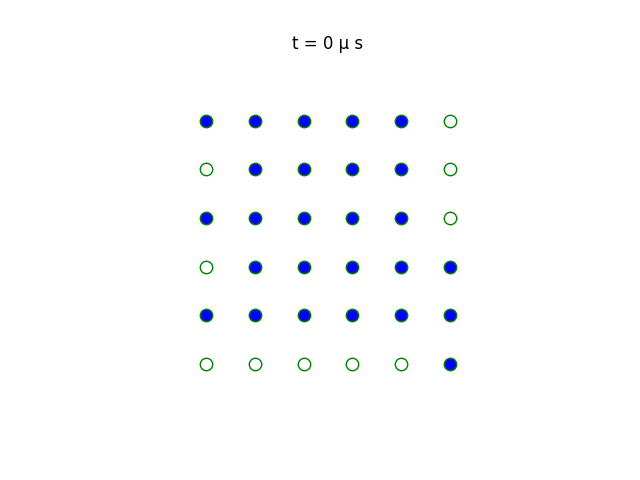
#> input picture figs/frames/frame0.png, 640 x 480 px
$ python -i extraction.py   (imports and definitions only)   (older library calls are emulated)
#> lines starting #> are read from the running program, lines starting #| are printed output that depends on the picture; after the words box and inside, x2 and y2 are one past the last pixel; in counts of white or black regions, pixels touching at a corner belong together
#> further down, picture is the input picture: shape (480, 640, 3); mean B, G, R 253.2, 252, 251.2
from __future__ import annotations

import os
from typing import Optional, Tuple

import matplotlib.pyplot as plt
import numpy as np
import seaborn as sns
from matplotlib.patches import Polygon
from PIL import Image
from sklearn.cluster import KMeans

from .geometry import rotate_points_ccw

try:
    import cv2  # type: ignore
except Exception:  # pragma: no cover - optional dependency
    cv2 = None


def _wrap_angle_deg(angle_deg: float) -> float:
    """Wrap arbitrary angle to [-90, 90)."""
    return ((angle_deg + 90.0) % 180.0) - 90.0


# [519 lines left out: functions _pca_axis_angle, fit_grid_and_assign, rotate_image, estimate_grid_rotation_pca, estimate_grid_rotation_vectorize, estimate_grid_rotation_diff_pca and 3 more, not called in this run]


def estimate_grid_rotation_fourier_img(img: np.ndarray, plot: bool = False) -> float:
#> called with plot = False
    if img.ndim == 3:
        img = cv2.cvtColor(img, cv2.COLOR_BGR2GRAY)
    img = img.astype(np.float32)
    h, w = img.shape
#> h = 480; w = 640
    window = np.outer(np.hanning(h), np.hanning(w))
    img_win = img * window
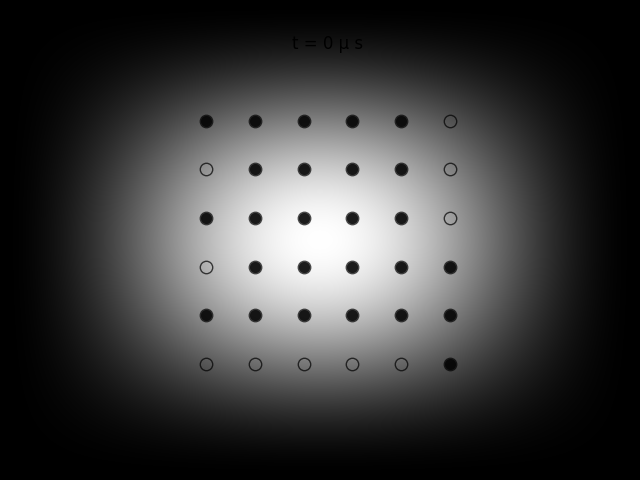
#> img_win: shape (480, 640) float64; min 0, max 255, mean 61.5
    F = np.abs(np.fft.fftshift(np.fft.fft2(img_win)))
    F = np.log1p(F)
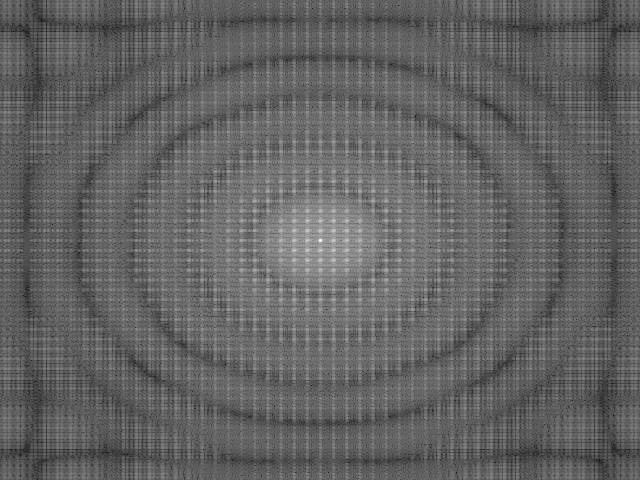
#> F: shape (480, 640) float64; min 0.195, max 16.75, mean 6.63; drawn with min black and max white
    cy, cx = np.array(F.shape) // 2
#> cy = 240; cx = 320
    F[cy - 10 : cy + 11, cx - 10 : cx + 11] = 0
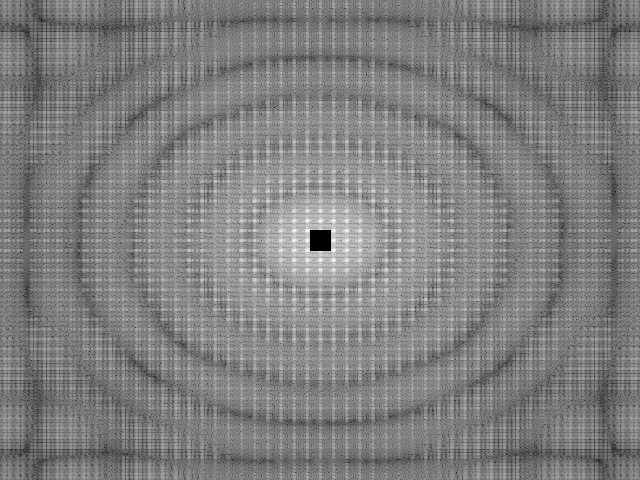
#> F: shape (480, 640) float64; 0.14% of pixels changed, all inside (x1, y1, x2, y2) = (310, 230, 331, 251); drawn with min black and max white
    Y, X = np.indices(F.shape)
    angles = np.arctan2(Y - cy, X - cx)
    mags = F.ravel()
    angs = angles.ravel()
    bins = np.linspace(-np.pi / 2, np.pi / 2, 720)
    hist, _ = np.histogram(angs, bins=bins, weights=mags)
#> hist = 719 values, max 2561.1 at index 359, min 755.7 at index 105, mean 1414.1
    angle_idx = np.argmax(hist)
#> angle_idx = 359
    angle_rad = (bins[angle_idx] + bins[angle_idx + 1]) / 2
#> angle_rad = -1.11e-16
    angle_deg = np.degrees(angle_rad)
#> angle_deg = -6.36e-15
    angle_deg = (angle_deg + 90) % 180 - 90
#> angle_deg = 0
    if plot:
        os.makedirs("figs/estimation_tech/", exist_ok=True)
        sns.set_theme(style="whitegrid")
        fig, axs = plt.subplots(1, 3, figsize=(15, 5))
        axs[0].imshow(img, cmap="Blues")
        axs[0].axis("off")
        axs[0].set_title("Input image")
        axs[1].imshow(F, cmap="hot")
        axs[1].axis("off")
        axs[1].set_title("FFT spectrum (log)")
        axs[2].plot(np.degrees(bins[:-1]), hist, color="#fdae61")
        axs[2].axvline(angle_deg, color="r", linestyle="--", label=f"{angle_deg:.2f}°")
        axs[2].legend(loc="best", fontsize="small")
        plt.tight_layout()
        plt.savefig(
            "figs/estimation_tech/fft_image_rotation.svg", dpi=200, bbox_inches="tight"
        )
        plt.close()
    return angle_deg


# [51 lines left out: functions estimate_grid_rotation_fourier, inverse_rotate_centroids, not called in this run]


class Extractor:
    # ------------------------------------------------------------------
    # Portions of the Extractor implementation (this class and related
    # extraction helpers) were adapted from the `slmsuite` project and are
    # included here under the original MIT license. The slmsuite copyright
    # and license must be preserved in any redistributed copies of these
    # portions.
    #
    # Original source:
    #   slmsuite Developers (2021-2025), MIT License
    #   (see included header in this file and project-level LICENSE)
    #
    # Adaptation and integration: Sascha Benz (Ludwig-Maximilians-Universitaet
    # Muenchen / Ryd-Yb tweezer array group). Any modifications to the
    # adapted code are covered by the repository MIT license (see /LICENSE).
    # ------------------------------------------------------------------
    # [15 lines left out: function __init__, not called in this run]

    def extract(self, image):
        raise NotImplementedError

    # [152 lines left out: functions centroids_to_binary_grid, extract_estimate_rotate_and_assign, overlay_centroids, not called in this run]


class BlobDetection(Extractor):
    # [29 lines left out: function __init__, not called in this run]

    @staticmethod
    def _make_8bit(img):
        return cv2.normalize(img, None, 0, 255, cv2.NORM_MINMAX, dtype=cv2.CV_8U)

    # [95 lines left out: functions extract, subpixel_gaussian_centroid, _get_default_logger, not called in this run]

>>> import cv2
>>> picture = cv2.imread('../../../figs/frames/frame0.png')
>>> result = estimate_grid_rotation_fourier_img(picture)
#> result = 0
